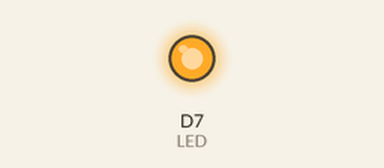
Recording of a sketch running on a simulated ESP8266 (NodeMCU). Parts: output pins drawn as LEDs (lit = HIGH).

Above: at 0.2 s.
At 27.2 s:
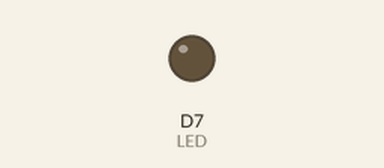
Timing chart, 0 to 31.2 s (numbered marks = the images above):
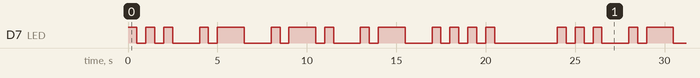

Measured:
- by itself, D7 (LED): moves between LOW and HIGH, repeating every 24.0 s
- by itself, everything shown: repeats every 24.0 s, in 28 steps

The sketch:

BlinkName.ino
```cpp
// Written by Sarah Ossedryver
// Task 2.1P for SIT210
// Deakin University T1, 2019


// Everyone knows the drill. Code blinks 'SARAH' in Morse Code repeatedly.

// MORSE CODE INFO:
//      If the duration of a dot is taken to be one unit then that of a dash is three units.
//      The space between the components of one character is one unit.
//      The space between characters is three units.
//      The space between words is seven units.


int LED = D7; // built-in LED
int unit = 500; // unit duration

// initiate built-in LED
void setup()
{
   pinMode(LED, OUTPUT);
}


// blinks a dot
void dot()
{
    digitalWrite(LED, HIGH);
    delay(unit);
    digitalWrite(LED, LOW);
    delay(unit);
}

// blinks a dash
void dash()
{
    digitalWrite(LED, HIGH);
    delay(unit*3);
    digitalWrite(LED, LOW);
    delay(unit);
}

// longer break for a new character (3 units)
void new_char()
{
    delay(unit*2);
}

// longer break for a new word (7 units)
void new_word()
{
    delay(unit*6);
}

// currently spells SARAH on loop
void loop() {

    // S ( ... )
    dot();
    dot();
    dot();

    new_char();

    // A ( . _ )
    dot();
    dash();

    new_char();

    // R ( . _ . )
    dot();
    dash();
    dot();

    new_char();

    // A ( . _ )
    dot();
    dash();

    new_char();

    // H ( .... )
    dot();
    dot();
    dot();
    dot();

    new_word();
}
```
